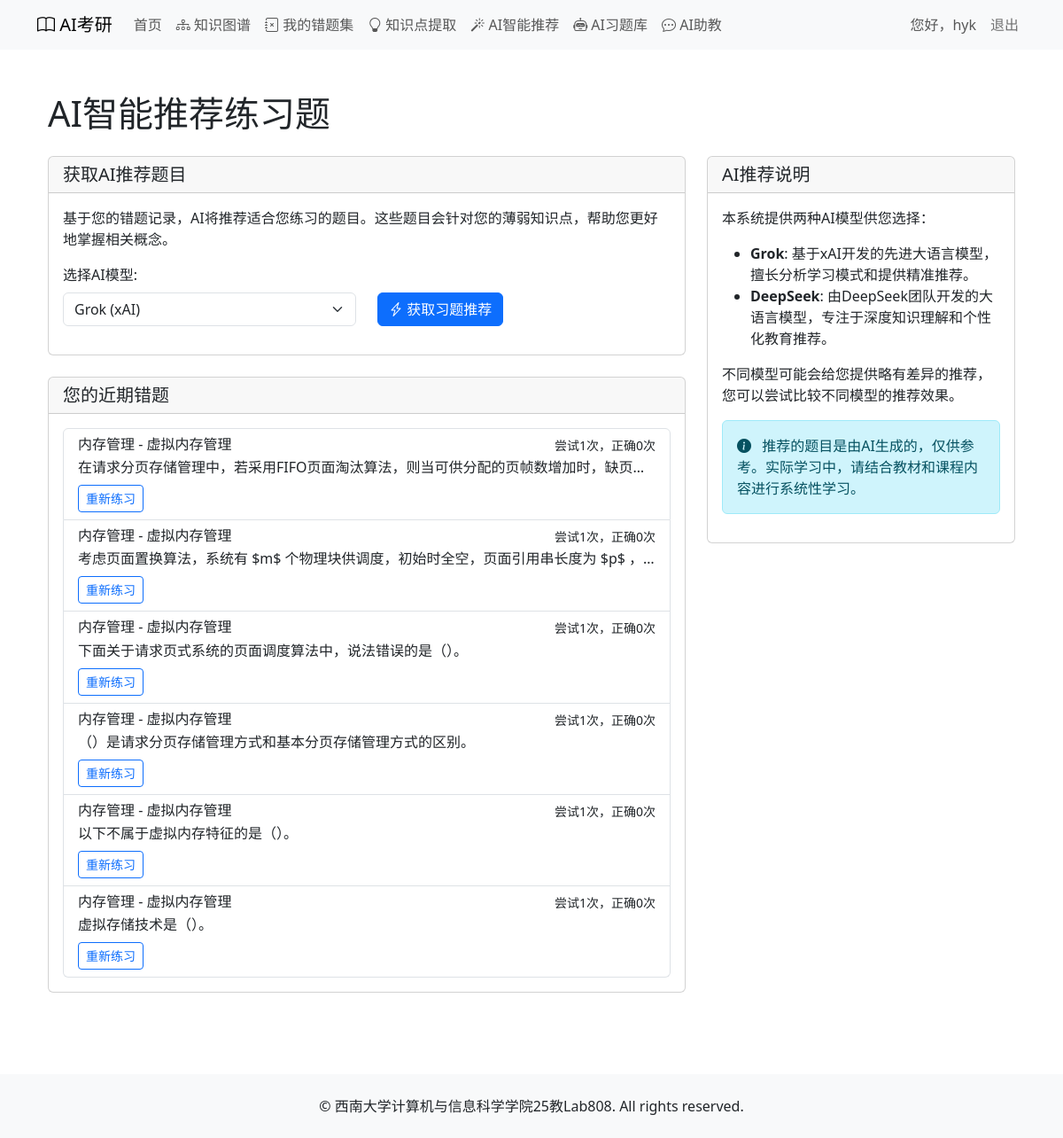
Page /courses/ai_recommend/ (signed in) on the committed database.
### courses/models.py (models this page shows, shortened)
class UserMistakeCollection(models.Model):
    user = models.ForeignKey(User, on_delete=models.CASCADE, related_name='mistake_collections', verbose_name='用户')
    exercise = models.ForeignKey(Exercise, on_delete=models.CASCADE, related_name='in_mistake_collections', verbose_name='习题')
    added_at = models.DateTimeField(auto_now_add=True, verbose_name='添加时间')
    last_attempt_at = models.DateTimeField(null=True, blank=True, verbose_name='最后一次尝试时间')
    attempt_count = models.IntegerField(default=0, verbose_name='尝试次数')
    correct_count = models.IntegerField(default=0, verbose_name='正确次数')
    last_wrong_answer = models.CharField(max_length=200, blank=True, null=True, verbose_name='最近一次错误答案')
    notes = models.TextField(blank=True, verbose_name='笔记')
    class Meta:
        verbose_name = '用户错题集'
        verbose_name_plural = verbose_name
        unique_together = ['user', 'exercise']
        ordering = ['-added_at']

class Exercise(models.Model):
    TYPES = (
        ('single', '单项选择题'),
        ('multiple', '多项选择题'),
        ('comprehensive', '综合题'),
    )
    section = models.ForeignKey(Section, on_delete=models.CASCADE, related_name='exercises', verbose_name='所属小节')
    type = models.CharField(max_length=20, choices=TYPES, verbose_name='题目类型')
    number = models.CharField(max_length=10, verbose_name='题号')  # 如01, 02等
    content = models.TextField(verbose_name='题目内容')
    options = models.JSONField(null=True, blank=True, verbose_name='选项')  # 用于选择题的选项
    answer = models.CharField(max_length=200, verbose_name='答案')
    explanation = models.TextField(verbose_name='解析')
    order = models.IntegerField(default=0, verbose_name='排序')
    knowledge_points = models.ManyToManyField(Knowledge, through='ExerciseKnowledge', related_name='related_exercises', verbose_name='相关知识点')
    class Meta:
        verbose_name = '习题'
        verbose_name_plural = verbose_name
        ordering = ['order', 'number']

class Section(models.Model):
    SECTION_TYPES = (
        ('content', '内容小节'),
        ('introduction', '章节介绍'),
        ('summary', '章节小结'),
        ('faq', '常见问题/疑难点'),
        ('other', '其他'),
    )
    chapter = models.ForeignKey(Chapter, on_delete=models.CASCADE, related_name='sections', verbose_name='所属章节')
    number = models.CharField(max_length=10, verbose_name='小节号')  # 如1.1, 1.2等
    title = models.CharField(max_length=200, verbose_name='小节标题')
    section_type = models.CharField(max_length=20, choices=SECTION_TYPES, default='content', verbose_name='小节类型')
    content = models.TextField(blank=True, verbose_name='小节内容 (Markdown)')
    class Meta:
        verbose_name = '小节'
        verbose_name_plural = verbose_name
        ordering = ['number']

class Chapter(models.Model):
    book = models.ForeignKey(Book, on_delete=models.CASCADE, related_name='chapters', verbose_name='所属书籍')
    number = models.IntegerField(verbose_name='章节号')
    title = models.CharField(max_length=200, verbose_name='章节标题')
    introduction = models.TextField(blank=True, verbose_name='章节介绍')
    class Meta:
        verbose_name = '章节'
        verbose_name_plural = verbose_name
        ordering = ['number']

### courses/views.py (the view)
# urls.py: path('ai_recommend/', views.ai_recommend_exercises, name='ai_recommend'),
@login_required
def ai_recommend_exercises(request):
    context = {}
    mistakes = UserMistakeCollection.objects.filter(
        user=request.user
    ).select_related(
        'exercise', 'exercise__section', 'exercise__section__chapter'
    ).order_by('-added_at')[:10]
    knowledge_stats = get_user_knowledge_weakness(request.user)
    selected_model = request.GET.get('model', CURRENT_MODEL)
    if selected_model not in ['grok', 'deepseek']:
        selected_model = CURRENT_MODEL
    context.update({
        'mistakes': mistakes,
        'knowledge_stats': knowledge_stats,
        'selected_model': selected_model
    })
    return render(request, 'courses/ai_recommend.html', context)

### courses/views.py (called while the page is built)
def get_user_knowledge_weakness(user):
    mistake_exercises = UserMistakeCollection.objects.filter(
        user=user
    ).values_list('exercise_id', flat=True)
    knowledge_weak_areas = ExerciseKnowledge.objects.filter(
        exercise_id__in=mistake_exercises
    ).values(
        'knowledge__id',
        'knowledge__title',
        'knowledge__section__title',
        'knowledge__section__chapter__title',
        'knowledge__section__chapter__book__title'
    ).annotate(
        frequency=Count('knowledge__id')
    ).order_by('-frequency')
    return knowledge_weak_areas

### courses/templates/courses/ai_recommend.html (shortened to what this page needs)
{% extends 'courses/base.html' %}
{% load static %}
{% block content %}
<div class="container mt-4">
    <h1 class="mb-4">AI智能推荐练习题</h1>
    <div class="row">
        <div class="col-md-8">
            <div class="card mb-4">
                <div class="card-header d-flex justify-content-between align-items-center">
                    <h5 class="mb-0">获取AI推荐题目</h5>
                </div>
                <div class="card-body">
                    <p>基于您的错题记录，AI将推荐适合您练习的题目。这些题目会针对您的薄弱知识点，帮助您更好地掌握相关概念。</p>
                    <div class="row">
                        <div class="col-md-6 mb-3">
                            <label for="modelSelect" class="form-label">选择AI模型:</label>
                            <select class="form-select" id="modelSelect" name="model_type">
                                <option value="grok" selected>Grok (xAI)</option>
                            </select>
                        </div>
                        <div class="col-md-6 d-flex align-items-end mb-3">
                            <button type="button" class="btn btn-primary" id="recommendAsyncButton">
                                <i class="bi bi-lightning-charge"></i> 获取习题推荐
                            </button>
                        </div>
                    </div>
                </div>
            </div>
            <div class="card">
                <div class="card-header">
                    <h5 class="mb-0">您的近期错题</h5>
                </div>
                <div class="card-body">
                    {% if mistakes %}
                        <div class="list-group">
                            {% for mistake in mistakes %}
                                <div class="list-group-item">
                                    <div class="d-flex w-100 justify-content-between">
                                        <h6 class="mb-1">{{ mistake.exercise.section.chapter.title }} - {{ mistake.exercise.section.title }}</h6>
                                        <small>尝试{{ mistake.attempt_count }}次，正确{{ mistake.correct_count }}次</small>
                                    </div>
                                    <p class="mb-1 text-truncate">{{ mistake.exercise.content|striptags|truncatechars:100 }}</p>
                                    <small>
                                        <a href="{% url 'courses:section_exercises' mistake.exercise.section.id %}#exercise-{{ mistake.exercise.id }}" class="btn btn-sm btn-outline-primary mt-1">重新练习</a>
                                    </small>
                                </div>
                            {% endfor %}
                        </div>
                    {% else %}
                        <div class="alert alert-info">
                            您目前没有错题记录。开始做题，系统将自动记录错题，帮助您进行分析。
                        </div>
                    {% endif %}
                </div>
            </div>
        </div>
        <div class="col-md-4">
            <div class="card">
                <div class="card-header">
                    <h5 class="card-title mb-0">AI推荐说明</h5>
                </div>
                <div class="card-body">
                    <p>本系统提供两种AI模型供您选择：</p>
                    <ul>
                        <li><strong>Grok</strong>: 基于xAI开发的先进大语言模型，擅长分析学习模式和提供精准推荐。</li>
                        <li><strong>DeepSeek</strong>: 由DeepSeek团队开发的大语言模型，专注于深度知识理解和个性化教育推荐。</li>
                    </ul>
                    <p>不同模型可能会给您提供略有差异的推荐，您可以尝试比较不同模型的推荐效果。</p>
                    <div class="alert alert-info mt-3">
                        <i class="bi bi-info-circle-fill me-2"></i>
                        推荐的题目是由AI生成的，仅供参考。实际学习中，请结合教材和课程内容进行系统性学习。
                    </div>
                </div>
            </div>
        </div>
    </div>
</div>
{% endblock %}

### courses/templates/courses/base.html (shortened to what this page needs)
<!DOCTYPE html>
<html lang="zh-hans">
<head>
    <link href="https://cdn.bootcdn.net/ajax/libs/twitter-bootstrap/5.3.0/css/bootstrap.min.css" rel="stylesheet">
    <link href="https://cdn.bootcdn.net/ajax/libs/bootstrap-icons/1.10.0/font/bootstrap-icons.min.css" rel="stylesheet">
</head>
<body>
    <nav class="navbar navbar-expand-lg navbar-light bg-light">
        <div class="container">
            <a class="navbar-brand" href="{% url 'courses:index' %}">
                <i class="bi bi-book"></i> AI考研
            </a>
            <div class="collapse navbar-collapse" id="navbarNav">
                <ul class="navbar-nav">
                    <li class="nav-item">
                        <a class="nav-link" href="{% url 'courses:index' %}">首页</a>
                    </li>
                    {% if user.is_authenticated %}
                    <li class="nav-item">
                        <a class="nav-link" href="{% url 'courses:knowledge_graph' %}" target="_blank">
                            <i class="bi bi-diagram-3"></i> 知识图谱
                        </a>
                    </li>
                    <li class="nav-item">
                        <a class="nav-link" href="{% url 'courses:mistake_collection' %}" target="_blank">
                            <i class="bi bi-journal-x"></i> 我的错题集
                        </a>
                    </li>
                    <li class="nav-item">
                        <a class="nav-link" href="{% url 'courses:extract_knowledge' %}" target="_blank">
                            <i class="bi bi-lightbulb"></i> 知识点提取
                        </a>
                    </li>
                    <li class="nav-item">
                        <a class="nav-link" href="{% url 'courses:ai_recommend' %}" target="_blank">
                            <i class="bi bi-magic"></i> AI智能推荐
                        </a>
                    </li>
                    <li class="nav-item">
                        <a class="nav-link" href="{% url 'courses:my_ai_exercises' %}" target="_blank">
                            <i class="bi bi-robot"></i> AI习题库
                        </a>
                    </li>
                    <li class="nav-item">
                        <a class="nav-link" href="#" id="ai-assistant-btn">
                            <i class="bi bi-chat-dots"></i> AI助教
                        </a>
                    </li>
                    {% endif %}
                </ul>
                <ul class="navbar-nav ms-auto">
                    {% if user.is_authenticated %}
                    <li class="nav-item">
                        <span class="nav-link">您好，{{ user.username }}</span>
                    </li>
                    <li class="nav-item">
                        <form method="post" action="{% url 'logout' %}" class="d-inline">
                            <button type="submit" class="btn btn-link nav-link">退出</button>
                        </form>
                    </li>
                    {% endif %}
                </ul>
            </div>
        </div>
    </nav>
    <main class="container py-4">
        {% block content %}
        {% endblock %}
    </main>
    <footer class="bg-light py-4 mt-5">
        <div class="container text-center">
            <p class="mb-0">© 西南大学计算机与信息科学学院25教Lab808. All rights reserved.</p>
        </div>
    </footer>
</body>
</html>

### courses/templates/courses/base.html (style rules this page uses)
.card { transition: transform 0.2s; margin-bottom: 20px; }
.btn-link.nav-link { padding: 0.5rem 1rem; background: none; border: none; text-decoration: none; color: rgba(0,0,0,.55); cursor: pointer; }

### rows in the picture
UserMistakeCollection: exercise.section.chapter "内存管理", exercise.section "虚拟内存管理", attempt_count "1", correct_count "0", exercise.content "在请求分页存储管理中，若采用FIFO页面淘汰算法，则当可供分配的页帧数增加时，缺页…"
UserMistakeCollection: exercise.section.chapter "内存管理", exercise.section "虚拟内存管理", attempt_count "1", correct_count "0", exercise.content "考虑页面置换算法，系统有 $m$ 个物理块供调度，初始时全空，页面引用串长度为 $p$ ，…"
UserMistakeCollection: exercise.section.chapter "内存管理", exercise.section "虚拟内存管理", attempt_count "1", correct_count "0", exercise.content "下面关于请求页式系统的页面调度算法中，说法错误的是（）。"
UserMistakeCollection: exercise.section.chapter "内存管理", exercise.section "虚拟内存管理", attempt_count "1", correct_count "0", exercise.content "（）是请求分页存储管理方式和基本分页存储管理方式的区别。"
UserMistakeCollection: exercise.section.chapter "内存管理", exercise.section "虚拟内存管理", attempt_count "1", correct_count "0", exercise.content "以下不属于虚拟内存特征的是（）。"
UserMistakeCollection: exercise.section.chapter "内存管理", exercise.section "虚拟内存管理", attempt_count "1", correct_count "0", exercise.content "虚拟存储技术是（）。"

### other values in the picture
{{ user.username }} "hyk"
